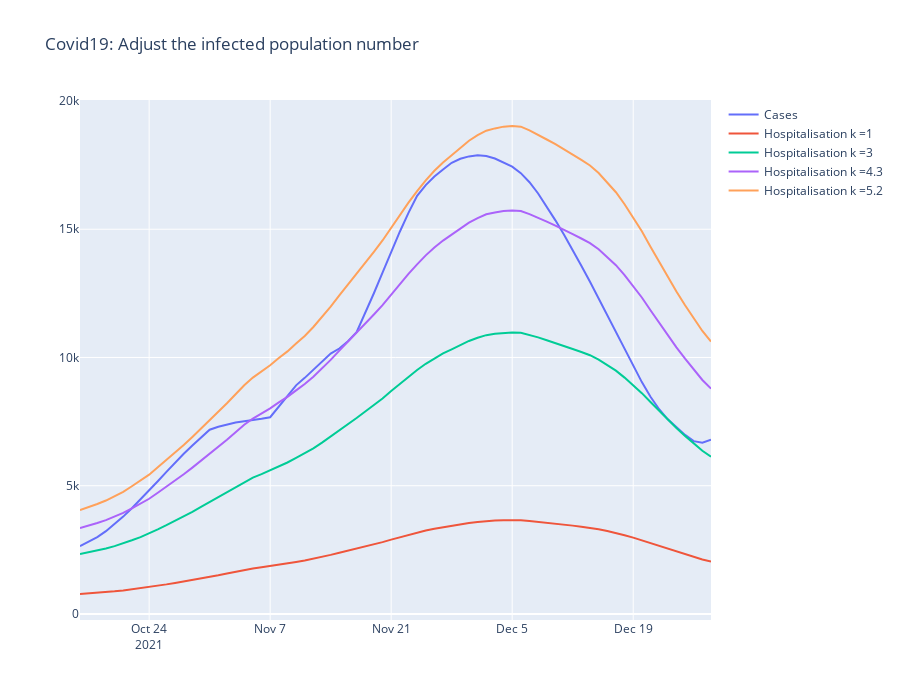

The cell this chart's notebook holds for it:
### Code cell
fig1 = go.Figure()
fig1.add_trace(go.Scatter(x=defsum_case_t0_t1_k.index, y=defsum_case_t0_t1_k["CASES"], name="Cases"))
fig1.add_trace(go.Scatter(x=defsum_hosp_t0_t1_k.index, y=defsum_hosp_t0_t1_k["TOTAL_IN"], name="Hospitalisation k =1"))
fig1.add_trace(go.Scatter(x=defsum_hosp_t0_t1_k.index, y=defsum_hosp_t0_t1_k["TOTAL_IN"]*3, name="Hospitalisation k =3"))
fig1.add_trace(go.Scatter(x=defsum_hosp_t0_t1_k.index, y=defsum_hosp_t0_t1_k["TOTAL_IN"]*4.3, name="Hospitalisation k =4.3"))
fig1.add_trace(go.Scatter(x=defsum_hosp_t0_t1_k.index, y=defsum_hosp_t0_t1_k["TOTAL_IN"]*5.2, name="Hospitalisation k =5.2"))

fig1.update_layout(title_text="Covid19: Adjust the infected population number", height=700)
fig1.show()
